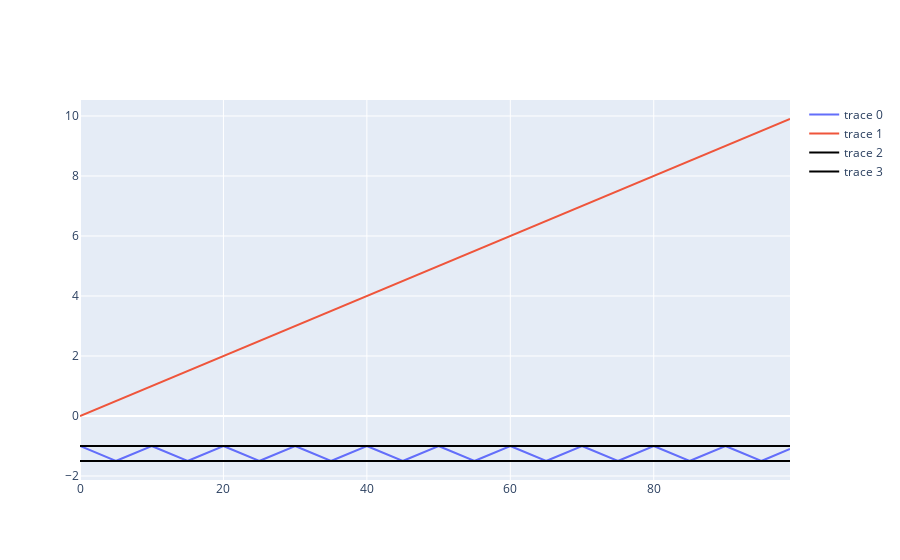

Write notebook code for a chart like this one.
### Markdown cell above
# Test with only 2 teams

### Code cell
bounds = [-1.5, -1]

a = np.array(range(100)) / 10
a_orig = a.copy()

# Check number of times it breaks bounds
signed_crosses = np.floor((a - bounds[0]) / (bounds[1] - bounds[0])).astype(int)
crosses = np.floor(np.where(signed_crosses < 0, -signed_crosses, signed_crosses)).astype(int)

# Reorient direction
a *= ((-1) ** crosses)

# Reposition to maintain continuity
a += (bounds[1] - bounds[0]) * signed_crosses * (-1) ** (crosses + 1)
a += (bounds[1] + bounds[0] ) * 0 ** ((crosses + 1) % 2)

fig = go.Figure()

fig.add_trace(go.Scatter(y=a))
fig.add_trace(go.Scatter(y=a_orig))
fig.add_trace(go.Scatter(y=[bounds[0]] * len(a), line=dict(color='black')))
fig.add_trace(go.Scatter(y=[bounds[1]] * len(a), line=dict(color='black')))

fig.show()

### Figure 1 — Plotly figure (JSON) as saved in the notebook; plotly's stock layout.template omitted (floating-point values rounded to 4 significant figures)
{"data": [{"type": "scatter", "y": [-1, -1.1, -1.2, -1.3, -1.4, -1.5, -1.4, -1.3, -1.2, -1.1, -1, -1.1, -1.2, -1.3, -1.4, -1.5, -1.4, -1.3, -1.2, -1.1, -1, -1.1, -1.2, -1.3, -1.4, -1.5, -1.4, -1.3, -1.2, -1.1, -1, -1.1, -1.2, -1.3, -1.4, -1.5, -1.4, -1.3, -1.2, -1.1, -1, -1.1, -1.2, -1.3, -1.4, -1.5, -1.4, -1.3, -1.2, -1.1, -1, -1.1, -1.2, -1.3, -1.4, -1.5, -1.4, -1.3, -1.2, -1.1, -1, -1.1, -1.2, -1.3, -1.4, -1.5, -1.4, -1.3, -1.2, -1.1, -1, -1.1, -1.2, -1.3, -1.4, -1.5, -1.4, -1.3, -1.2, -1.1, -1, -1.1, -1.2, -1.3, -1.4, -1.5, -1.4, -1.3, -1.2, -1.1, -1, -1.1, -1.2, -1.3, -1.4, -1.5, -1.4, -1.3, -1.2, -1.1]}, {"type": "scatter", "y": [0, 0.1, 0.2, 0.3, 0.4, 0.5, 0.6, 0.7, 0.8, 0.9, 1, 1.1, 1.2, 1.3, 1.4, 1.5, 1.6, 1.7, 1.8, 1.9, 2, 2.1, 2.2, 2.3, 2.4, 2.5, 2.6, 2.7, 2.8, 2.9, 3, 3.1, 3.2, 3.3, 3.4, 3.5, 3.6, 3.7, 3.8, 3.9, 4, 4.1, 4.2, 4.3, 4.4, 4.5, 4.6, 4.7, 4.8, 4.9, 5, 5.1, 5.2, 5.3, 5.4, 5.5, 5.6, 5.7, 5.8, 5.9, 6, 6.1, 6.2, 6.3, 6.4, 6.5, 6.6, 6.7, 6.8, 6.9, 7, 7.1, 7.2, 7.3, 7.4, 7.5, 7.6, 7.7, 7.8, 7.9, 8, 8.1, 8.2, 8.3, 8.4, 8.5, 8.6, 8.7, 8.8, 8.9, 9, 9.1, 9.2, 9.3, 9.4, 9.5, 9.6, 9.7, 9.8, 9.9]}, {"line": {"color": "black"}, "type": "scatter", "y": [-1.5, -1.5, -1.5, -1.5, -1.5, -1.5, -1.5, -1.5, -1.5, -1.5, -1.5, -1.5, -1.5, -1.5, -1.5, -1.5, -1.5, -1.5, -1.5, -1.5, -1.5, -1.5, -1.5, -1.5, -1.5, -1.5, -1.5, -1.5, -1.5, -1.5, -1.5, -1.5, -1.5, -1.5, -1.5, -1.5, -1.5, -1.5, -1.5, -1.5, -1.5, -1.5, -1.5, -1.5, -1.5, -1.5, -1.5, -1.5, -1.5, -1.5, -1.5, -1.5, -1.5, -1.5, -1.5, -1.5, -1.5, -1.5, -1.5, -1.5, -1.5, -1.5, -1.5, -1.5, -1.5, -1.5, -1.5, -1.5, -1.5, -1.5, -1.5, -1.5, -1.5, -1.5, -1.5, -1.5, -1.5, -1.5, -1.5, -1.5, -1.5, -1.5, -1.5, -1.5, -1.5, -1.5, -1.5, -1.5, -1.5, -1.5, -1.5, -1.5, -1.5, -1.5, -1.5, -1.5, -1.5, -1.5, -1.5, -1.5]}, {"line": {"color": "black"}, "type": "scatter", "y": [-1, -1, -1, -1, -1, -1, -1, -1, -1, -1, -1, -1, -1, -1, -1, -1, -1, -1, -1, -1, -1, -1, -1, -1, -1, -1, -1, -1, -1, -1, -1, -1, -1, -1, -1, -1, -1, -1, -1, -1, -1, -1, -1, -1, -1, -1, -1, -1, -1, -1, -1, -1, -1, -1, -1, -1, -1, -1, -1, -1, -1, -1, -1, -1, -1, -1, -1, -1, -1, -1, -1, -1, -1, -1, -1, -1, -1, -1, -1, -1, -1, -1, -1, -1, -1, -1, -1, -1, -1, -1, -1, -1, -1, -1, -1, -1, -1, -1, -1, -1]}], "layout": {}}
